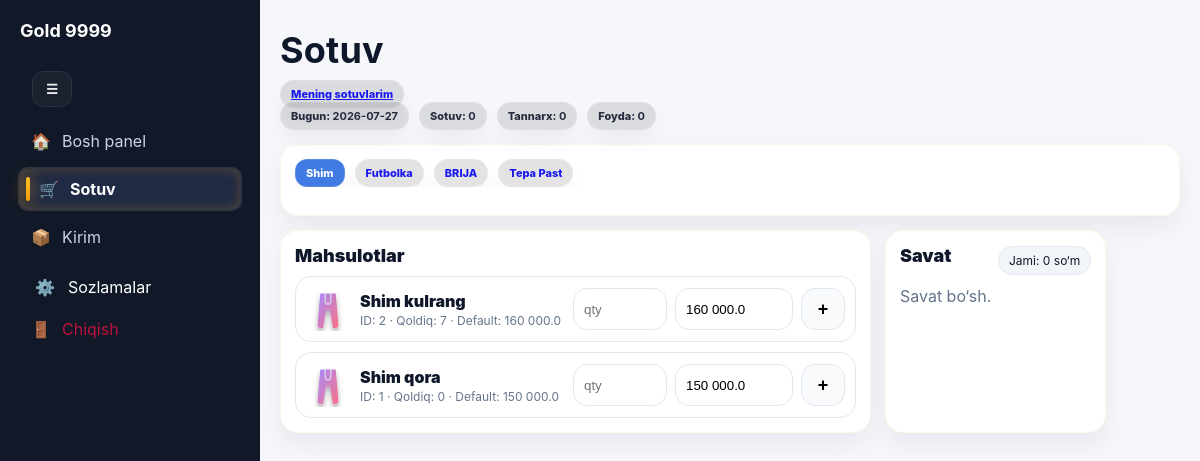
/sales (signed in), run on the app's committed database.
### tables this page shows
CREATE TABLE categories(
      id INTEGER PRIMARY KEY AUTOINCREMENT,
      name TEXT UNIQUE NOT NULL,
      sort_order INTEGER NOT NULL DEFAULT 100,
      is_active INTEGER NOT NULL DEFAULT 1,
      created_at TEXT NOT NULL DEFAULT CURRENT_TIMESTAMP
    );

CREATE TABLE products(
      id INTEGER PRIMARY KEY AUTOINCREMENT,
      name TEXT UNIQUE NOT NULL,
      category_id INTEGER NOT NULL,
      sell_price_default_uzs REAL NOT NULL DEFAULT 0,
      is_active INTEGER NOT NULL DEFAULT 1,
      created_at TEXT NOT NULL DEFAULT CURRENT_TIMESTAMP, stock_qty REAL DEFAULT 0,
      FOREIGN KEY(category_id) REFERENCES categories(id) ON DELETE RESTRICT
    );

### app.py (the view, shortened to what this page needs)
@app.route("/sales", methods=["GET", "POST"])
@login_required
def sales():
    init_db()
    legacy_product_id = parse_int(request.args.get("product_id") or "0")
    legacy_action = (request.args.get("action") or "").strip()
    if legacy_product_id > 0 and legacy_action in ("inc", "dec", "del", "remove"):
        return sales_qty(legacy_product_id, legacy_action)
    cart = cart_get()
    cats = q("SELECT id, name FROM categories WHERE is_active=1 ORDER BY sort_order, id")
    cat_id = parse_int(request.args.get("category_id") or "0")
    if cat_id <= 0 and cats:
        cat_id = int(cats[0]["id"])
    products = []
    if cat_id > 0:
        products = q("""
          SELECT p.id, p.name,p.sell_price_default_uzs AS sell_default,COALESCE(p.stock_qty,0) AS qty
            FROM products p
            WHERE p.is_active=1 AND p.category_id=?
          ORDER BY p.name
        """, (cat_id,))
    cart_items = []
    total = cart_total(cart)
    today = date.today().isoformat()
    if session.get("role") == "agent":
        sum_row = q1("""
          SELECT
            COALESCE(SUM(total_sell_uzs),0) AS sell,
            COALESCE(SUM(total_cost_uzs),0) AS cost,
            COALESCE(SUM(total_profit_uzs),0) AS profit
          FROM sales WHERE sale_date=? AND agent_id=?
        """, (today, session.get("user_id")))
    else:
        sum_row = q1("""
          SELECT
            COALESCE(SUM(total_sell_uzs),0) AS sell,
            COALESCE(SUM(total_cost_uzs),0) AS cost,
            COALESCE(SUM(total_profit_uzs),0) AS profit
          FROM sales WHERE sale_date=?
        """, (today,))
    s_sell = float(sum_row["sell"]) if sum_row else 0.0
    s_cost = float(sum_row["cost"]) if sum_row else 0.0
    s_profit = float(sum_row["profit"]) if sum_row else 0.0
    sales_template = "agent_sales/index.html" if session.get("role") == "agent" else "sales.html"
    return render_template(
        sales_template,
        cats=cats,
        selected_cat_id=cat_id,
        products=products,
        cart_items=cart_items,
        cart_total=total,
        today=today,
        sum_sell=s_sell,
        sum_cost=s_cost,
        sum_profit=s_profit,
    )

### app.py (called while the page is built, shortened)
def get_db() -> sqlite3.Connection:
    if "db" not in g:
        conn = sqlite3.connect(DB_PATH)
        conn.execute("PRAGMA foreign_keys = ON;")
        conn.execute("PRAGMA journal_mode = WAL;")
        conn.execute("PRAGMA synchronous = NORMAL;")
        conn.execute("PRAGMA temp_store = MEMORY;")
        conn.execute("PRAGMA cache_size = -20000;")
        conn.row_factory = sqlite3.Row
        conn.execute("PRAGMA foreign_keys = ON;")
        g.db = conn
    return g.db

def q1(sql: str, params: tuple = ()) -> Optional[sqlite3.Row]:
    cur = get_db().execute(sql, params)
    row = cur.fetchone()
    cur.close()
    return row

def q(sql: str, params: tuple = ()) -> list[sqlite3.Row]:
    cur = get_db().execute(sql, params)
    rows = cur.fetchall()
    cur.close()
    return rows

def parse_int(val: str, default: int = 0) -> int:
    try:
        return int((val or "").strip())
    except Exception:
        return default

def login_required(fn):
    @wraps(fn)
    def wrapper(*args, **kwargs):
        if not session.get("user_id"):
            return redirect(url_for("login"))
        return fn(*args, **kwargs)
    return wrapper

def cart_get():
    cart = session.get("cart")
    if not isinstance(cart, dict):
        cart = {"items": {}}
        session["cart"] = cart
        return cart

def cart_total(cart: dict | None = None):
    if cart is None:
        cart = cart_get()
    items = cart.get("items", {}) if isinstance(cart, dict) else {}
    total = 0.0
    return total

### templates/sales.html (shortened to what this page needs)
{% extends "base.html" %}
{% block content %}
<div class="page-head">
  <h1>Sotuv</h1>
  <a class="kpi-pill" href="/sales/history">Mening sotuvlarim</a>
  <div class="kpi-bar">
    <div class="kpi-pill">Bugun: <b>{{ today }}</b></div>
    <div class="kpi-pill">Sotuv: <b>{{ "{:,}".format(sum_sell or 0).replace(",", " ") }}</b></div>
    {% if session.get("role") == "admin" %}
    <div class="kpi-pill">Tannarx: <b>{{ "{:,}".format(sum_cost or 0).replace(",", " ") }}</b></div>
    <div class="kpi-pill">Foyda: <b>{{ "{:,}".format(sum_profit or 0).replace(",", " ") }}</b></div>
    {% endif %}
  </div>
</div>
  <div class="card">
    <div class="kpi-bar cat-bar">
      {% for c in cats %}
        <a class="kpi-pill cat-pill {% if c.id==selected_cat_id %}active{% endif %}" href="{{ url_for('sales', category_id=c.id) }}">{{ c.name }}</a>
      {% endfor %}
    </div>
  </div>
<div class="grid-2">
  <div class="card">
    <div class="card-title">Mahsulotlar</div>
    <div class="prod-grid">
      {% for p in products %}
        {% set icon = 'brand/tshirt.svg' %}
        {% if 'shim' in p.name|lower %}{% set icon = 'brand/pants.svg' %}{% endif %}
        {% if 'kepka' in p.name|lower %}{% set icon = 'brand/cap.svg' %}{% endif %}
        <div class="prod-card">
          <div class="prod-left">
            <img class="prod-ico" src="{{ url_for('static', filename=icon) }}" alt="">
            <div class="prod-meta">
              <div class="prod-name">{{ p.name }}</div>
              <div class="prod-sub">ID: {{ p.id }} · Qoldiq: {{ (p.qty or 0)|int }} · Default: {{ "{:,}".format(p.sell_default or 0).replace(",", " ") }}</div>
            </div>
          </div>
          <form class="prod-add" method="post" action="{{ url_for('sales_add') }}">
            <input class="in qty" name="qty" inputmode="numeric" placeholder="qty" required>
            <input class="in price" name="price_uzs" inputmode="numeric" value="{{ "{:,}".format(p.sell_default or 0).replace(",", " ") }}" required>
            <button class="btn plus" type="submit">+</button>
          </form>
        </div>
      {% endfor %}
    </div>
  </div>
  <div class="card">
    <div class="card-head">
      <div class="card-title">Savat</div>
      <div class="badge">Jami: {{ "{:,}".format(cart_total or 0).replace(",", " ") }} so‘m</div>
    </div>
    {% if cart_items %}
      <div class="cart-list">
        {% for it in cart_items %}
          <div class="cart-row">
            <div class="cart-name">{{ it.product_name or it.name }}</div>
            <div class="cart-meta">
              <span>Qty: <b>{{ it.qty|int }}</b></span>
              <span>Narx: <b>{{ "{:,}".format((it.price_uzs if it.price_uzs is defined else it.price) or 0).replace(",", " ") }}</b></span>
              <span>Jami: <b>{{ "{:,}".format(it.line_total or 0).replace(",", " ") }}</b></span>
            </div>
            <div class="cart-actions">
              <form method="post" action="{{ url_for('sales', product_id=it.product_id, action='dec') }}">
                <button class="btn sm" type="submit">−</button>
              </form>
              <form method="post" action="{{ url_for('sales', product_id=it.product_id, action='inc') }}">
                <button class="btn sm" type="submit">+</button>
              </form>
              <form method="post" action="{{ url_for('sales_remove', product_id=it.product_id) }}">
                <button class="btn sm danger" type="submit">x</button>
              </form>
            </div>
          </div>
        {% endfor %}
      </div>
      <div class="cart-footer">
        <form method="post" action="{{ url_for('sales_checkout') }}">
          <button class="btn primary" type="submit">Yakunlash</button>
        </form>
        <form method="post" action="{{ url_for('cart_clear') if false else url_for('sales') }}">
        </form>
      </div>
    {% else %}
      <div class="muted">Savat bo‘sh.</div>
    {% endif %}
  </div>
</div>
{% endblock %}

### templates/base.html (shortened to what this page needs)
<!DOCTYPE html>
<html>
<head>
<link rel="stylesheet" href="{{ url_for('static', filename='style.css') }}?v=20260216_174420">
</head>
<body class="app-body">
<div class="layout">
    <div class="sidebar">
        <div class="logo">Gold 9999
</div>
          <button type="button" class="sb-toggle" id="sidebarToggle" title="Menyu (mini-mode)">☰</button>
        {% if session.get("role") == "admin" %}
        <a href="{{ url_for("home") }}" class="{% if request.path == '/' or request.path.startswith('/home') %}active{% endif %}" title="Bosh panel"><span class="sb-ico">🏠</span><span class="sb-lbl">Bosh panel</span></a>
        {% endif %}
        <a href="{{ url_for("sales") }}" class="{% if request.path.startswith('/sales') %}active{% endif %}" title="Sotuv"><span class="sb-ico">🛒</span><span class="sb-lbl">Sotuv</span></a>
        {% if session.get("role") == "admin" %}
        <a href="{{ url_for("kpi") }}" class="{% if request.path.startswith('/kpi') or request.path.startswith('/kirim') %}active{% endif %}" title="Kirim"><span class="sb-ico">📦</span><span class="sb-lbl">Kirim</span></a>
<details class="sb-group" {% if request.path.startswith('/settings') %}open{% endif %}>
  <summary class="sb-group-title {% if request.path.startswith('/settings') %}active{% endif %}" title="Sozlamalar">
    <span class="sb-ico">⚙️</span><span class="sb-lbl">Sozlamalar</span>
  </summary>
</details>
{% endif %}
    <a class="nav-link danger" href="{{ url_for('logout') }}" title="Chiqish"><span class="sb-ico">🚪</span><span class="sb-lbl">Chiqish</span></a>
    </div>
    <div class="content">
        {% block content %}{% endblock %}
    </div>
</div>
</body>
</html>

### templates/base.html (style rules this page uses)
.sidebar { display:flex;flex-direction:column; }
.sidebar a.active { background:#1f2a44; border-radius:8px; }

### data on the page
categories: name "Shim"
categories: name "Futbolka"
categories: name "BRIJA"
categories: name "Tepa Past"
products: name "Shim kulrang", id "2", qty "7", sell_price_default_uzs "160 000.0", price_uzs "160 000.0"
products: name "Shim qora", id "1", qty "0", sell_price_default_uzs "150 000.0", price_uzs "150 000.0"

### other printed values
{{ "{:,}".format(sum_sell or 0).replace(",", " ") }} "0"
{{ "{:,}".format(sum_cost or 0).replace(",", " ") }} "0"
{{ "{:,}".format(sum_profit or 0).replace(",", " ") }} "0"
{{ "{:,}".format(cart_total or 0).replace(",", " ") }} "0"
